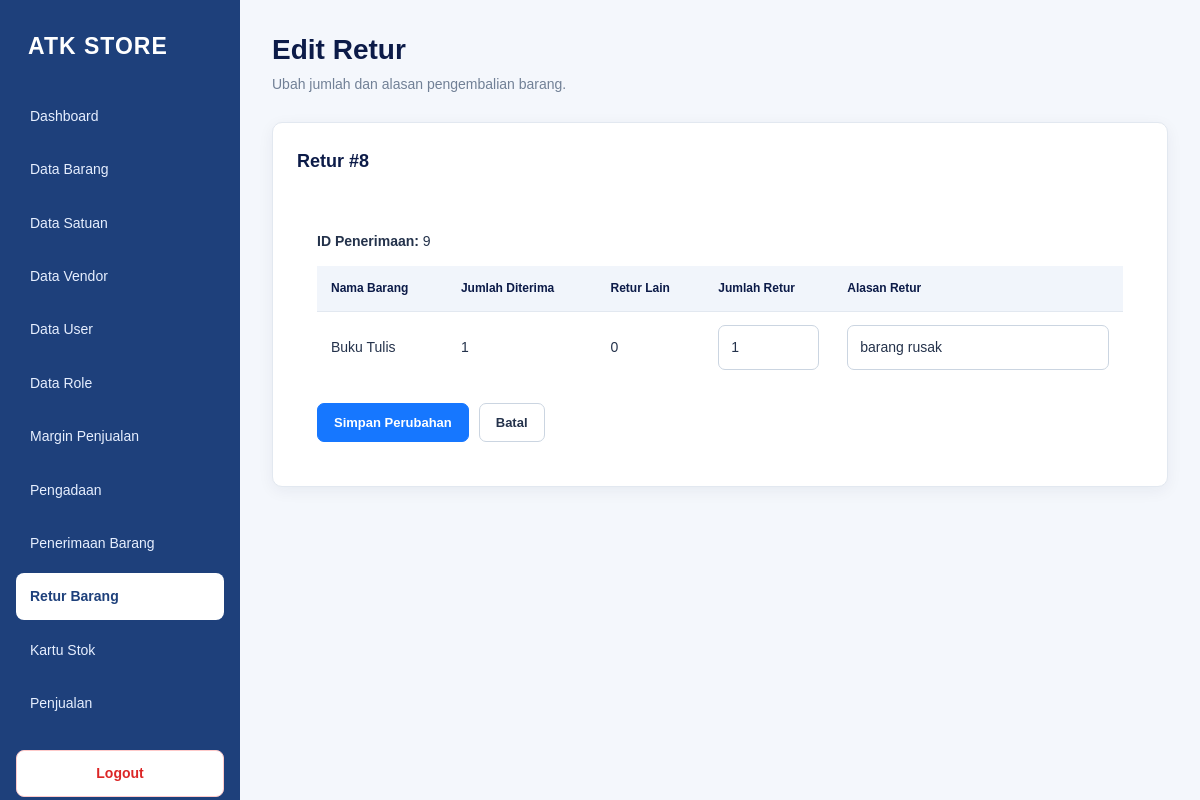
Page /edit_retur.php?id=8 (signed in) on the committed database.
### tables this page shows
CREATE TABLE `retur` (
  `idretur` bigint(20) NOT NULL,
  `created_at` timestamp NOT NULL DEFAULT current_timestamp(),
  `idpenerimaan` bigint(20) NOT NULL,
  `iduser` int(11) NOT NULL
);

CREATE TABLE `detail_penerimaan` (
  `iddetail_penerimaan` bigint(20) NOT NULL,
  `idpenerimaan` bigint(20) NOT NULL,
  `barang_idbarang` int(11) NOT NULL,
  `jumlah_terima` int(11) NOT NULL,
  `harga_satuan_terima` int(11) NOT NULL,
  `sub_total_terima` int(11) NOT NULL
);

CREATE TABLE `barang` (
  `idbarang` int(11) NOT NULL,
  `jenis` char(1) DEFAULT NULL,
  `nama` varchar(45) DEFAULT NULL,
  `idsatuan` int(11) DEFAULT NULL,
  `status` tinyint(4) DEFAULT NULL,
  `harga` int(11) DEFAULT NULL
);

### edit_retur.php (the view, shortened to what this page needs)
<?php
require 'config/database.php';
$idretur = filter_input(INPUT_GET, 'id', FILTER_VALIDATE_INT);
$stmt = $pdo->prepare("
    SELECT idretur, idpenerimaan, iduser, created_at
    FROM retur
    WHERE idretur = ?
");
$stmt->execute([$idretur]);
$retur = $stmt->fetch(PDO::FETCH_ASSOC);
$idpenerimaan = (int) $retur['idpenerimaan'];
$stmt = $pdo->prepare("
    SELECT
        dp.iddetail_penerimaan,
        b.nama AS nama_barang,
        dp.jumlah_terima,
        COALESCE((
            SELECT SUM(dr.jumlah)
            FROM detail_retur dr
            JOIN retur r2 ON r2.idretur = dr.idretur
            WHERE dr.iddetail_penerimaan = dp.iddetail_penerimaan
              AND r2.idretur <> ?
        ), 0) AS jumlah_retur_lain,
        dr_saat_ini.jumlah AS jumlah_retur_saat_ini,
        dr_saat_ini.alasan AS alasan_saat_ini
    FROM detail_penerimaan dp
    JOIN barang b
        ON b.idbarang = dp.barang_idbarang
    LEFT JOIN detail_retur dr_saat_ini
        ON dr_saat_ini.iddetail_penerimaan = dp.iddetail_penerimaan
       AND dr_saat_ini.idretur = ?
    WHERE dp.idpenerimaan = ?
    ORDER BY dp.iddetail_penerimaan ASC
");
$stmt->execute([$idretur, $idretur, $idpenerimaan]);
$detailPenerimaan = $stmt->fetchAll(PDO::FETCH_ASSOC);
?>
<!DOCTYPE html>
<html lang="id">
<head>
    <link rel="stylesheet" href="assets/style.css?v=113">
</head>
<body>
<?php require 'includes/sidebar.php'; ?>
<main class="main-content">
    <header class="page-header">
        <div>
            <h1>Edit Retur</h1>
            <p>Ubah jumlah dan alasan pengembalian barang.</p>
        </div>
    </header>
    <section class="card">
        <div class="card-header">
            <h2>Retur #<?= (int) $retur['idretur'] ?></h2>
        </div>
        <div style="padding: 20px;">
            <p>
                <strong>ID Penerimaan:</strong>
                <?= $idpenerimaan ?>
            </p>
            <form method="POST" action="edit_retur.php">
                <div class="table-responsive">
                    <table>
                        <thead>
                            <tr>
                                <th>Nama Barang</th>
                                <th>Jumlah Diterima</th>
                                <th>Retur Lain</th>
                                <th>Jumlah Retur</th>
                                <th>Alasan Retur</th>
                            </tr>
                        </thead>
                        <tbody>
                            <?php foreach ($detailPenerimaan as $d): ?>
                                <?php
                                $idDetail = (int) $d['iddetail_penerimaan'];
                                $sisa = (int) $d['jumlah_terima']
                                    - (int) $d['jumlah_retur_lain'];
                                ?>
                                <tr>
                                    <td>
                                        <?= htmlspecialchars(
                                            (string) $d['nama_barang'],
                                            ENT_QUOTES,
                                            'UTF-8'
                                        ) ?>
                                    </td>
                                    <td><?= (int) $d['jumlah_terima'] ?></td>
                                    <td><?= (int) $d['jumlah_retur_lain'] ?></td>
                                    <td>
                                        <input
                                            type="number"
                                            name="jumlah_retur[<?= $idDetail ?>]"
                                            min="0"
                                            max="<?= max(0, $sisa) ?>"
                                            value="<?= htmlspecialchars(
                                                (string) (
                                                    $_POST['jumlah_retur'][$idDetail]
                                                    ?? $d['jumlah_retur_saat_ini']
                                                    ?? 0
                                                ),
                                                ENT_QUOTES,
                                                'UTF-8'
                                            ) ?>"
                                        >
                                    </td>
                                    <td>
                                        <input
                                            type="text"
                                            name="alasan_retur[<?= $idDetail ?>]"
                                            maxlength="200"
                                            value="<?= htmlspecialchars(
                                                (string) (
                                                    $_POST['alasan_retur'][$idDetail]
                                                    ?? $d['alasan_saat_ini']
                                                    ?? ''
                                                ),
                                                ENT_QUOTES,
                                                'UTF-8'
                                            ) ?>"
                                            placeholder="Alasan retur"
                                        >
                                    </td>
                                </tr>
                            <?php endforeach; ?>
                        </tbody>
                    </table>
                </div>
                <div style="display: flex; gap: 10px; margin-top: 20px;">
                    <button type="submit" class="btn btn-primary">
                        Simpan Perubahan
                    </button>
                    <a href="detail_retur.php?id=<?= (int) $idretur ?>"
                       class="btn btn-secondary">
                        Batal
                    </a>
                </div>
            </form>
        </div>
    </section>
</main>
</body>
</html>

### assets/style.css (style rules this page uses)
:root { --navy: #0c1b48; --sidebar: #1e407b; --sidebar-hover: #2f5fa5; --primary: #1677ff; --primary-hover: #0f5fd1; --background: #f4f7fc; --white: #ffffff; --text: #24324b; --muted: #718096; --border: #e2e8f0; --danger: #dc2626; --danger-hover: #b91c1c; --radius: 10px; --shadow: 0 4px 16px rgba(12, 27, 72, 0.06); }
* { box-sizing: border-box; }
html { min-height: 100%; }
body { margin: 0; font-family: Arial, Helvetica, sans-serif; font-size: 14px; line-height: 1.6; color: var(--text); background: var(--background); }
a { color: inherit; text-decoration: none; }
button, input, select, textarea { font: inherit; }
.main-content { min-height: 100vh; margin-left: 240px; padding: 32px; }
.page-header { display: flex; justify-content: space-between; align-items: center; gap: 20px; margin-bottom: 26px; }
.page-header h1 { margin: 0 0 5px; color: var(--navy); font-size: 28px; font-weight: 750; line-height: 1.3; }
.page-header p { margin: 0; color: var(--muted); font-size: 14px; }
.card { margin-bottom: 24px; padding: 24px; background: var(--white); border: 1px solid var(--border); border-radius: var(--radius); box-shadow: var(--shadow); }
.card-header { display: flex; justify-content: space-between; align-items: center; gap: 16px; margin-bottom: 20px; }
.card-header h2 { margin: 0; color: var(--navy); font-size: 18px; font-weight: 700; }
.btn { display: inline-flex; justify-content: center; align-items: center; gap: 6px; padding: 9px 16px; border: 1px solid transparent; border-radius: 7px; cursor: pointer; font-size: 13px; font-weight: 700; line-height: 1.5; text-align: center; white-space: nowrap; transition: background 0.2s ease, border-color 0.2s ease; }
.btn-primary { color: var(--white); background: var(--primary); border-color: var(--primary); }
.btn-secondary { color: var(--text); background: var(--white); border-color: #cbd5e1; }
.table-responsive { width: 100%; overflow-x: auto; }
table { width: 100%; border-collapse: collapse; background: var(--white); }
thead { background: #f1f5fb; }
th { padding: 13px 14px; color: var(--navy); border-bottom: 1px solid var(--border); font-size: 12px; font-weight: 800; text-align: left; white-space: nowrap; }
td { padding: 13px 14px; color: var(--text); border-bottom: 1px solid var(--border); vertical-align: middle; }
tbody tr:last-child td { border-bottom: none; }
.form-control, input[type="text"], input[type="number"], input[type="password"], input[type="email"], input[type="date"], select, textarea { width: 100%; min-height: 42px; padding: 10px 12px; color: var(--text); background: var(--white); border: 1px solid #cbd5e1; border-radius: 7px; outline: none; }

### rows in the picture
retur: idretur "8", idpenerimaan "9"
detail_penerimaan: barang_idbarang.nama "Buku Tulis", jumlah_terima "1", jumlah_retur_lain "0", alasan_retur "barang rusak"
